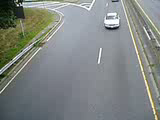
#> input picture frame 12 of motion analysis/traffic.avi, 160 x 120 px
$ python count_white_cars.py
#> lines starting #> are read from the running program, lines starting #| are printed output that depends on the picture; after the words box and inside, x2 and y2 are one past the last pixel; in counts of white or black regions, pixels touching at a corner belong together
import cv2, math, os

class Tracker:
    def __init__(self):
        self.centers = {}  # id -> (x,y)
        self.disappeared = {} # id -> frames_lost
        self.next_id = 0

    def update(self, rects):
        objects_ids = []
        input_cents = [((2*x+w)//2, (2*y+h)//2) for (x,y,w,h) in rects]

        if not self.centers:
            for i, rect in enumerate(rects):
                self._register(input_cents[i], rect, objects_ids)
        else:
            obj_ids = list(self.centers.keys())
            obj_cents = list(self.centers.values())
            used_rows, used_cols = set(), set()

            for i, ic in enumerate(input_cents):
                min_dist, match_idx = float('inf'), -1
                for j, oc in enumerate(obj_cents):
                    if j in used_cols: continue
                    dist = math.hypot(ic[0]-oc[0], ic[1]-oc[1])
                    if dist < 80 and dist < min_dist: min_dist, match_idx = dist, j

                if match_idx != -1:
                    oid = obj_ids[match_idx]
                    self.centers[oid] = ic
                    self.disappeared[oid] = 0
                    objects_ids.append([*rects[i], oid])
                    used_rows.add(i); used_cols.add(match_idx)

            for i in range(len(input_cents)):
                if i not in used_rows: self._register(input_cents[i], rects[i], objects_ids)

            for i, oid in enumerate(obj_ids):
                if i not in used_cols:
                    self.disappeared[oid] += 1
                    if self.disappeared[oid] > 10:
                        del self.centers[oid]; del self.disappeared[oid]
        return objects_ids

    def _register(self, cent, rect, obj_ids):
        self.centers[self.next_id] = cent
        self.disappeared[self.next_id] = 0
        obj_ids.append([*rect, self.next_id])
        self.next_id += 1

def count_white_cars(path):
    if not os.path.exists(path): return print("File not found.")
    cap = cv2.VideoCapture(path)
    if not cap.isOpened(): return print("Error opening video.")

    # Get dimensions to calculate resize height maintaining aspect ratio
    ret, frame = cap.read()
#> frame is the input picture: shape (120, 160, 3); mean B, G, R 130.9, 133.8, 128.6
    if not ret: return print("Could not read video.")
    h_tgt = int(frame.shape[0] * (640 / frame.shape[1]))
#> h_tgt = 480
    cap.set(cv2.CAP_PROP_POS_FRAMES, 0)

    tracker = Tracker()
    line_y, offset = int(h_tgt * 0.65), 12
#> line_y = 312; offset = 12
    count, counted = 0, set()
    k_open = cv2.getStructuringElement(cv2.MORPH_ELLIPSE, (3, 3))
    k_close = cv2.getStructuringElement(cv2.MORPH_ELLIPSE, (15, 15))

    while True:
        ret, frame = cap.read()
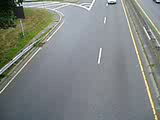
#> input picture frame 0 of motion analysis/traffic.avi, 160 x 120 px
#> frame is the input picture: shape (120, 160, 3); mean B, G, R 130.7, 133.6, 128.4
        if not ret: break
        frame = cv2.resize(frame, (640, h_tgt))
#> frame: shape (480, 640, 3)

        # Process: Gray -> Threshold -> Morph -> Contours
        gray = cv2.cvtColor(frame, cv2.COLOR_BGR2GRAY)
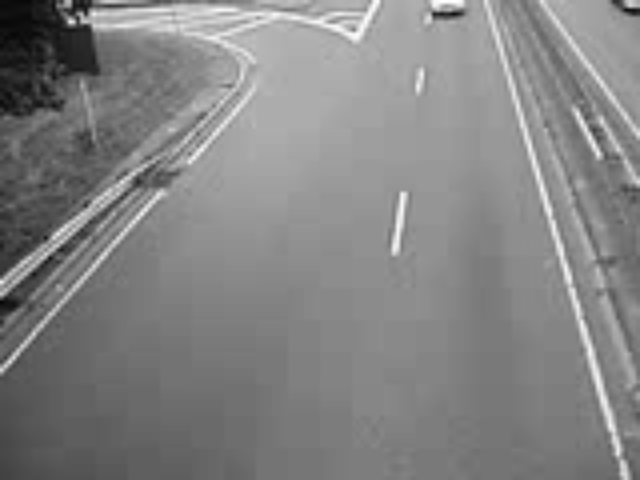
#> gray: shape (480, 640); min 3, max 255, mean 131.6
        _, mask = cv2.threshold(gray, 200, 255, cv2.THRESH_BINARY)
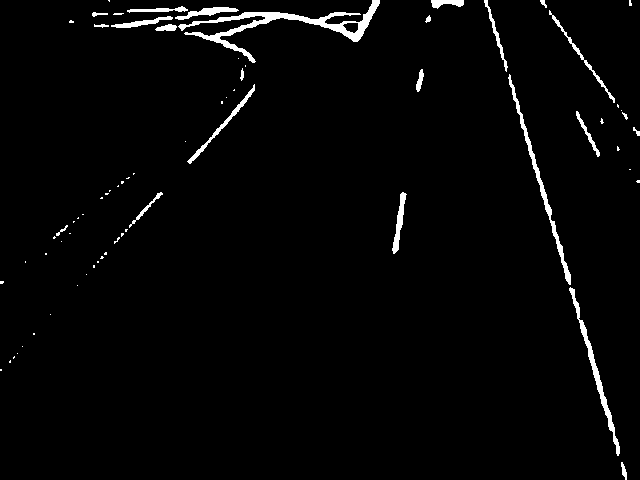
#> mask: shape (480, 640); 2.3% white; 72 white regions (48 under 20 px), largest, box (x1, y1, x2, y2) and area: (178, 0, 380, 63) 2051, (508, 74, 571, 285) 878, (569, 287, 620, 456) 802
        mask = cv2.morphologyEx(cv2.morphologyEx(mask, cv2.MORPH_OPEN, k_open), cv2.MORPH_CLOSE, k_close)
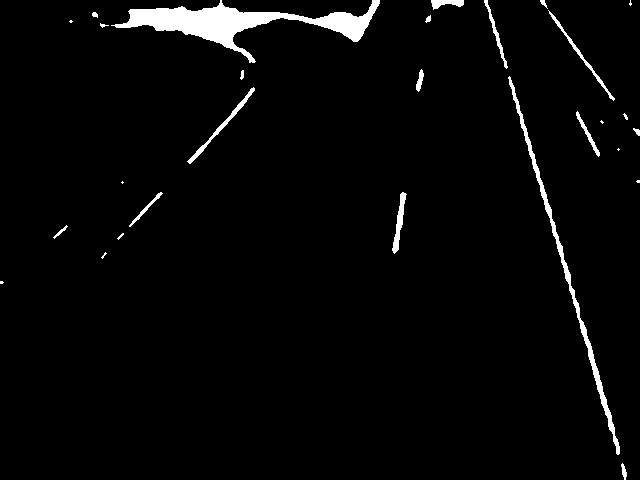
#> mask: shape (480, 640); 2.9% white; 28 white regions (10 under 20 px)
        contours, _ = cv2.findContours(mask, cv2.RETR_TREE, cv2.CHAIN_APPROX_SIMPLE)
#> contours = 28 contours, 15 with area under 20; largest, box (x1, y1, x2, y2) and area: (111, 0, 380, 63) 4581, (508, 76, 620, 455) 1324, (187, 87, 255, 164) 321, (392, 192, 407, 254) 270, (548, 10, 615, 101) 238

        # Detect and Track
        rects = [cv2.boundingRect(c) for c in contours if cv2.contourArea(c) > 400]
#> rects = [(508, 76, 112, 379), (111, 0, 269, 63)]
        boxes_ids = tracker.update(rects)
#> in update, `input_cents = [((2*x+w)//2, (2*y+h)//2) for (x,y,w,h) in rects]`: input_cents = [(564, 265), (245, 31)]
#> the loop in update, `for i, rect in enumerate(rects):` made 2 passes
#> boxes_ids = [[508, 76, 112, 379, 0], [111, 0, 269, 63, 1]]

        # Draw and Count
        cv2.line(frame, (0, line_y), (640, line_y), (255, 0, 0), 2)
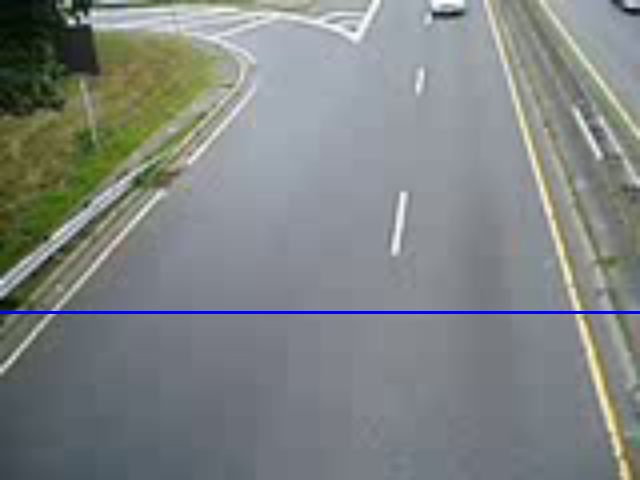
#> frame: shape (480, 640, 3); mean B, G, R 131.4, 132.7, 127.6
        for x, y, w, h, id in boxes_ids:
            cy = (2*y + h) // 2
            cv2.rectangle(frame, (x, y), (x+w, y+h), (0, 255, 0), 2)
            cv2.putText(frame, str(id), (x, y-5), cv2.FONT_HERSHEY_PLAIN, 1.5, (0,255,0), 2)

            if (line_y - offset) < cy < (line_y + offset) and id not in counted:
                count += 1
                counted.add(id)
                print(f"Car {id} Detected! Total: {count}")
#> this loop made 2 passes
#> (x, y, w, h, id, cy) on passes 1 to 2: (508, 76, 112, 379, 0, 265), (111, 0, 269, 63, 1, 31)
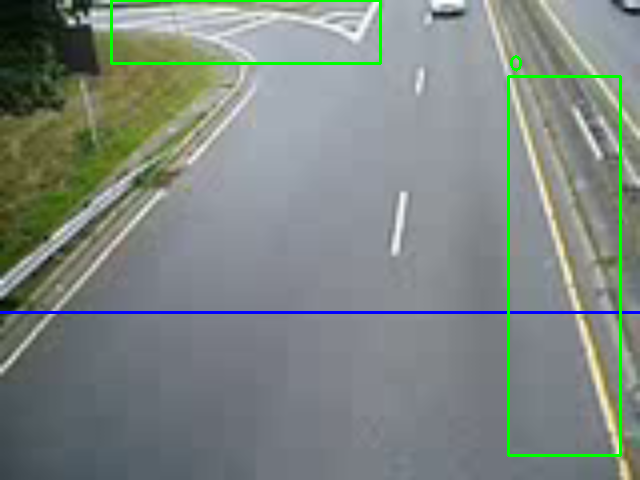
#> frame: shape (480, 640, 3); 1.55% of pixels changed, all inside (x1, y1, x2, y2) = (110, 0, 622, 457)
#> after the loop, count = 0; counted = 0 items

        cv2.putText(frame, f"Count: {count}", (20, 50), cv2.FONT_HERSHEY_SIMPLEX, 1, (0, 0, 255), 2)
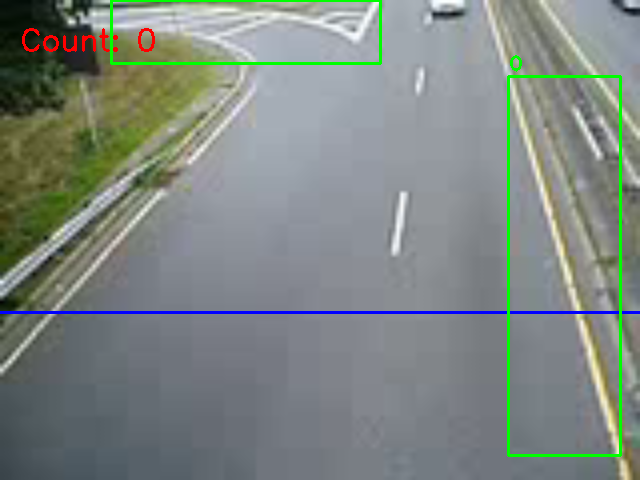
#> frame: shape (480, 640, 3); 0.27% of pixels changed, all inside (x1, y1, x2, y2) = (22, 28, 155, 52)
        cv2.imshow("Tracking", frame)
        if cv2.waitKey(30) & 0xFF == ord('q'): break
#> (key q is pressed here)

    cap.release()
    cv2.destroyAllWindows()
    print(f"Final Count: {count}")
#| Final Count: 0

if __name__ == "__main__":
    count_white_cars(r'D:\computer vision tasks\motion analysis\traffic.avi')

$ run again, starting later in the video
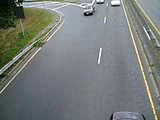
#> input picture frame 54 of motion analysis/traffic.avi, 160 x 120 px
#> in count_white_cars, frame is the input picture: shape (120, 160, 3); mean B, G, R 122.2, 124.5, 119.7
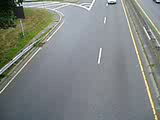
#> input picture frame 0 of motion analysis/traffic.avi, 160 x 120 px
#> in count_white_cars, frame is the input picture: shape (120, 160, 3); mean B, G, R 130.7, 133.6, 128.4
#> contours = 28 contours, 15 with area under 20; largest, box (x1, y1, x2, y2) and area: (111, 0, 380, 63) 4581, (508, 76, 620, 455) 1324, (187, 87, 255, 164) 321, (392, 192, 407, 254) 270, (548, 10, 615, 101) 238
#> rects = [(508, 76, 112, 379), (111, 0, 269, 63)]
#> input_cents = [(564, 265), (245, 31)]
#> the loop in update, `for i, rect in enumerate(rects):` made 2 passes
#> boxes_ids = [[508, 76, 112, 379, 0], [111, 0, 269, 63, 1]]
#> the loop in count_white_cars, `for x, y, w, h, id in boxes_ids:` made 2 passes
#> (x, y, w, h, id, cy) on passes 1 to 2: (508, 76, 112, 379, 0, 265), (111, 0, 269, 63, 1, 31)
#> after the loop in count_white_cars, `for x, y, w, h, id in boxes_ids:`: count = 0; counted = 0 items
#| Final Count: 0

$ run again, starting later in the video
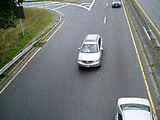
#> input picture frame 96 of motion analysis/traffic.avi, 160 x 120 px
#> in count_white_cars, frame is the input picture: shape (120, 160, 3); mean B, G, R 120.7, 122.9, 118.1
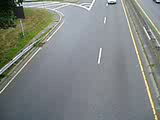
#> input picture frame 0 of motion analysis/traffic.avi, 160 x 120 px
#> in count_white_cars, frame is the input picture: shape (120, 160, 3); mean B, G, R 130.7, 133.6, 128.4
#> contours = 28 contours, 15 with area under 20; largest, box (x1, y1, x2, y2) and area: (111, 0, 380, 63) 4581, (508, 76, 620, 455) 1324, (187, 87, 255, 164) 321, (392, 192, 407, 254) 270, (548, 10, 615, 101) 238
#> rects = [(508, 76, 112, 379), (111, 0, 269, 63)]
#> input_cents = [(564, 265), (245, 31)]
#> the loop in update, `for i, rect in enumerate(rects):` made 2 passes
#> boxes_ids = [[508, 76, 112, 379, 0], [111, 0, 269, 63, 1]]
#> the loop in count_white_cars, `for x, y, w, h, id in boxes_ids:` made 2 passes
#> (x, y, w, h, id, cy) on passes 1 to 2: (508, 76, 112, 379, 0, 265), (111, 0, 269, 63, 1, 31)
#> after the loop in count_white_cars, `for x, y, w, h, id in boxes_ids:`: count = 0; counted = 0 items
#| Final Count: 0
